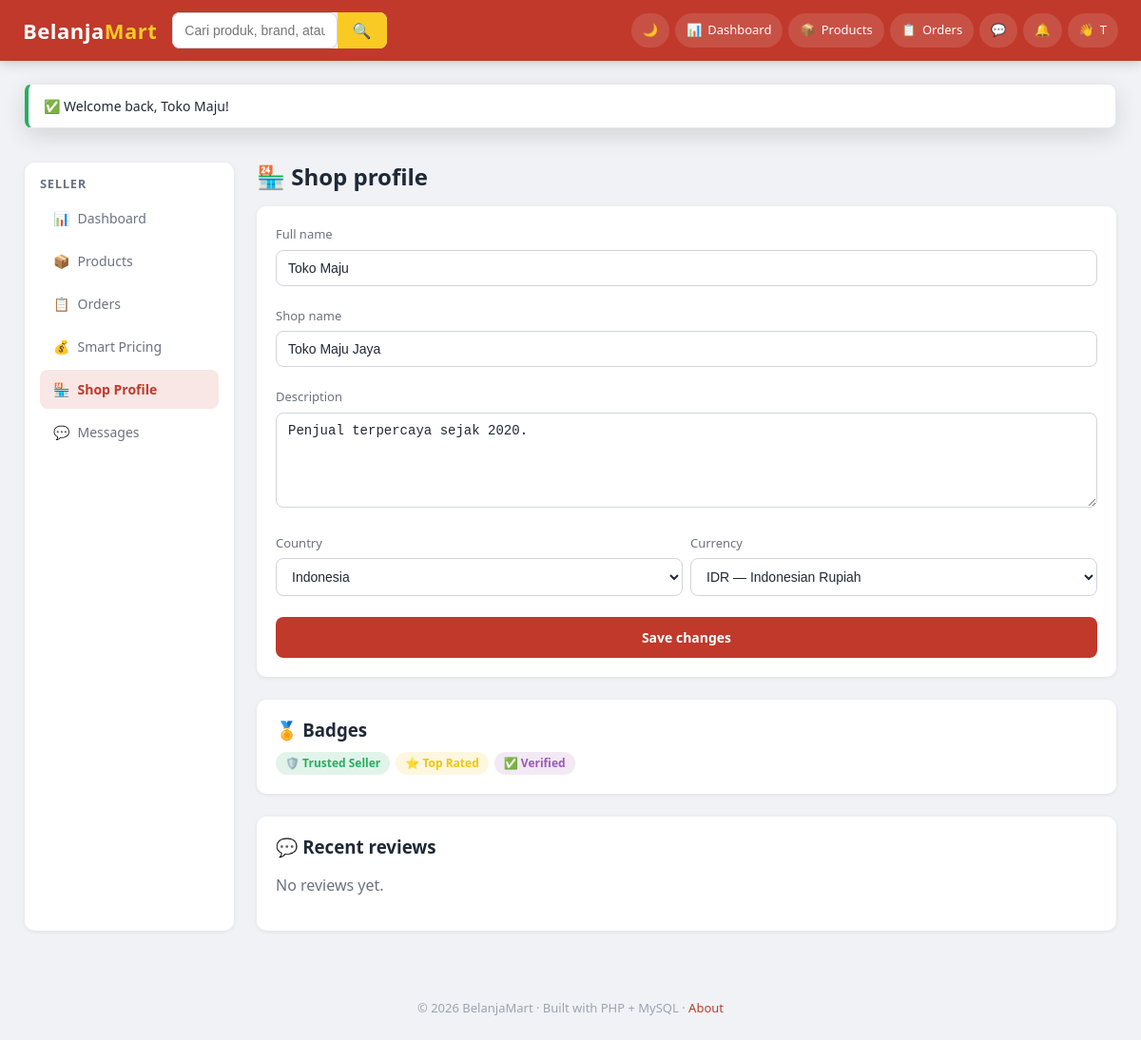
The page /frontend/pages/seller/profile.php (signed in) on the database its author committed.
### tables this page shows
CREATE TABLE seller_profiles (
    user_id        INT PRIMARY KEY,
    shop_name      VARCHAR(120) NOT NULL,
    description    TEXT,
    banner         VARCHAR(255) DEFAULT NULL,
     
    avg_rating         DECIMAL(3,2)  NOT NULL DEFAULT 0,
    total_reviews      INT NOT NULL DEFAULT 0,
    total_sales        INT NOT NULL DEFAULT 0,         
    total_cancellations INT NOT NULL DEFAULT 0,
    response_time_min  INT NOT NULL DEFAULT 0,         
    cancellation_rate  DECIMAL(5,2) NOT NULL DEFAULT 0,    
    delivery_success_rate DECIMAL(5,2) NOT NULL DEFAULT 100,
    is_verified        TINYINT(1) NOT NULL DEFAULT 0,
    FOREIGN KEY (user_id) REFERENCES users(user_id) ON DELETE CASCADE
);

CREATE TABLE users (
    user_id        INT AUTO_INCREMENT PRIMARY KEY,
    name           VARCHAR(100) NOT NULL,
    email          VARCHAR(150) NOT NULL UNIQUE,
    password       VARCHAR(255) NOT NULL,
    role           ENUM('buyer','seller','admin') NOT NULL DEFAULT 'buyer',
    avatar         VARCHAR(255) DEFAULT NULL,
    phone          VARCHAR(30)  DEFAULT NULL,
    country_code   CHAR(2)      DEFAULT 'ID',
    preferred_currency CHAR(3)  DEFAULT 'IDR',
    is_verified    TINYINT(1)   NOT NULL DEFAULT 0,     
    is_active      TINYINT(1)   NOT NULL DEFAULT 1,
    last_login_at  TIMESTAMP    NULL,
    created_at     TIMESTAMP DEFAULT CURRENT_TIMESTAMP,
    updated_at     TIMESTAMP DEFAULT CURRENT_TIMESTAMP ON UPDATE CURRENT_TIMESTAMP,
    FOREIGN KEY (country_code)       REFERENCES countries(country_code),
    FOREIGN KEY (preferred_currency) REFERENCES currencies(currency_code)
);

CREATE TABLE countries (
    country_code   CHAR(2) PRIMARY KEY,            
    country_name   VARCHAR(80)  NOT NULL,
    currency_code  CHAR(3)      NOT NULL,          
    tax_rate       DECIMAL(5,4) NOT NULL DEFAULT 0,     
    base_shipping  DECIMAL(10,2) NOT NULL DEFAULT 0     
);

CREATE TABLE currencies (
    currency_code  CHAR(3) PRIMARY KEY,             
    symbol         VARCHAR(8)   NOT NULL,
    name           VARCHAR(60)  NOT NULL,
     
    rate_to_usd    DECIMAL(18,6) NOT NULL DEFAULT 1,
    updated_at     TIMESTAMP DEFAULT CURRENT_TIMESTAMP ON UPDATE CURRENT_TIMESTAMP
);

CREATE TABLE badges (
    badge_id    INT AUTO_INCREMENT PRIMARY KEY,
    code        VARCHAR(40) UNIQUE NOT NULL,
    label       VARCHAR(80) NOT NULL,
    description VARCHAR(255),
    icon        VARCHAR(20) DEFAULT '🏅',
    color       VARCHAR(20) DEFAULT '#f1c40f'
);

### backend/core/Database.php (called while the page is built, shortened)
<?php
class Database
{
    private static ?PDO $pdo = null;
    public static function pdo(): PDO
    {
        if (self::$pdo instanceof PDO) {
            return self::$pdo;
        }
        $cfg  = config('db');
        $dsn  = sprintf(
            'mysql:host=%s;port=%d;dbname=%s;charset=%s',
            $cfg['host'], $cfg['port'], $cfg['database'], $cfg['charset']
        );
        try {
            self::$pdo = new PDO($dsn, $cfg['username'], $cfg['password'], [
                PDO::ATTR_ERRMODE            => PDO::ERRMODE_EXCEPTION,
                PDO::ATTR_DEFAULT_FETCH_MODE => PDO::FETCH_ASSOC,
                PDO::ATTR_EMULATE_PREPARES   => false,
            ]);
        } catch (PDOException $e) {
            http_response_code(500);
            die('Database connection failed: ' . $e->getMessage());
        }
        return self::$pdo;
    }
    public static function run(string $sql, array $params = []): PDOStatement
    {
        $stmt = self::pdo()->prepare($sql);
        $stmt->execute($params);
        return $stmt;
    }
    public static function one(string $sql, array $params = []): ?array
    {
        $row = self::run($sql, $params)->fetch();
        return $row ?: null;
    }
    public static function all(string $sql, array $params = []): array
    {
        return self::run($sql, $params)->fetchAll();
    }
}

### backend/models/UserModel.php (called while the page is built, shortened)
<?php
class UserModel
{
    public static function sellerProfile(int $userId): ?array
    {
        return Database::one("
            SELECT u.user_id, u.name, u.email, u.avatar, u.country_code,
                   u.preferred_currency, u.created_at, u.last_login_at,
                   sp.shop_name, sp.description, sp.banner,
                   sp.avg_rating, sp.total_reviews, sp.total_sales,
                   sp.total_cancellations, sp.cancellation_rate,
                   sp.delivery_success_rate, sp.response_time_min, sp.is_verified
            FROM users u
            JOIN seller_profiles sp ON sp.user_id = u.user_id
            WHERE u.user_id = ? AND u.role = 'seller'
        ", [$userId]);
    }
    public static function badges(int $userId): array
    {
        return Database::all("
            SELECT b.*
            FROM seller_badges sb
            JOIN badges b ON b.badge_id = sb.badge_id
            WHERE sb.user_id = ?
        ", [$userId]);
    }
}

### backend/config/bootstrap.php (called while the page is built, shortened)
<?php
if (!defined('BM_BOOTSTRAPPED')) {
    $cfg = $GLOBALS['BM_CONFIG'];
    spl_autoload_register(function ($class) {
        $roots = [
            __DIR__ . '/../core/',
            __DIR__ . '/../models/',
            __DIR__ . '/../services/',
            __DIR__ . '/../controllers/',
            __DIR__ . '/../middleware/',
        ];
        foreach ($roots as $root) {
            $file = $root . $class . '.php';
            if (is_file($file)) {
                return;
            }
        }
    });
    foreach (['uploads', 'chat', 'logs'] as $key) {
        $path = $cfg['storage'][$key] ?? null;
        if ($path && !is_dir($path)) {
            @mkdir($path, 0777, true);
        }
    }
    require_once __DIR__ . '/../core/helpers.php';
}

### frontend/pages/seller/profile.php (the view, shortened to what this page needs)
<?php
require_once __DIR__ . '/../../../backend/config/bootstrap.php';
$user    = current_user();
$profile = UserModel::sellerProfile((int) $user['user_id']);
$badges  = UserModel::badges((int) $user['user_id']);
$reviews = ReviewModel::forSeller((int) $user['user_id']);
layout('header', ['title' => 'Shop profile']);
?>
<div class="layout">
    <div>
        <h2>🏪 Shop profile</h2>
        <div class="card mt-2">
            <form method="POST" class="grid" style="grid-template-columns: 1fr 1fr; gap:8px;">
                <div class="form-row" style="grid-column: span 2;"><label>Full name</label>
                    <input type="text" name="name" value="<?= e($user['name']) ?>" required></div>
                <div class="form-row" style="grid-column: span 2;"><label>Shop name</label>
                    <input type="text" name="shop_name" value="<?= e($profile['shop_name'] ?? '') ?>" required></div>
                <div class="form-row" style="grid-column: span 2;"><label>Description</label>
                    <textarea name="description"><?= e($profile['description'] ?? '') ?></textarea></div>
                <div class="form-row"><label>Country</label>
                    <select name="country_code">
                        <?php foreach (Database::all("SELECT * FROM countries ORDER BY country_name") as $c): ?>
                            <option value="<?= e($c['country_code']) ?>" <?= ($c['country_code'] === ($user['country'] ?? 'ID')) ? 'selected' : '' ?>>
                                <?= e($c['country_name']) ?>
                            </option>
                        <?php endforeach; ?>
                    </select>
                </div>
                <div class="form-row"><label>Currency</label>
                    <select name="preferred_currency">
                        <?php foreach (Database::all("SELECT * FROM currencies") as $c): ?>
                            <option value="<?= e($c['currency_code']) ?>" <?= ($c['currency_code'] === ($user['currency'] ?? 'IDR')) ? 'selected' : '' ?>>
                                <?= e($c['currency_code']) ?> — <?= e($c['name']) ?>
                            </option>
                        <?php endforeach; ?>
                    </select>
                </div>
                <button class="btn btn-primary" type="submit" style="grid-column: span 2;">Save changes</button>
            </form>
        </div>
        <div class="card mt-3">
            <h3>🏅 Badges</h3>
            <?php if (empty($badges)): ?>
                <p class="text-muted">Earn your first badge by completing more sales and getting reviews.</p>
            <?php else: ?>
                <?php component('seller_badge', ['badges' => $badges]); ?>
            <?php endif; ?>
        </div>
        <div class="card mt-3">
            <h3>💬 Recent reviews</h3>
            <?php if (empty($reviews)): ?>
                <p class="text-muted">No reviews yet.</p>
            <?php else: foreach (array_slice($reviews, 0, 6) as $r): ?>
                <div style="border-bottom:1px solid var(--border); padding: 8px 0;">
                    <div class="row" style="justify-content: space-between;">
                        <div class="fw-600"><?= e($r['user_name']) ?> · <?= e($r['product_name']) ?></div>
                        <span>⭐ <?= (int) $r['rating'] ?>/5</span>
                    </div>
                    <div class="text-muted fs-13"><?= e($r['comment']) ?></div>
                </div>
            <?php endforeach; endif; ?>
        </div>
    </div>
</div>

### frontend/components/navbar.php (shortened to what this page needs)
<?php
$role = $user['role'] ?? null;
?>
<header class="topbar">
    <a href="<?= base_url('/') ?>" class="brand">Belanja<span>Mart</span></a>
    <?php if ($role !== 'admin'): ?>
    <form class="search" action="<?= base_url('/frontend/pages/buyer/home.php') ?>" method="GET">
        <input type="text" name="q" placeholder="Cari produk, brand, atau seller..." value="<?= e($_GET['q'] ?? '') ?>">
        <button type="submit">🔍</button>
    </form>
    <?php endif; ?>
    <div class="topbar-actions">
        <button class="icon-btn" data-theme-toggle title="Toggle theme">
            <span class="icon">🌙</span>
        </button>
        <?php if (!$user): ?>
            <a class="pill" href="<?= base_url('/auth/role.php') ?>">Sign in</a>
        <?php else: ?>
            <?php if ($role === 'buyer'): ?>
                <a class="pill" href="<?= base_url('/frontend/pages/buyer/wishlist.php') ?>" title="Wishlist">
                    ❤️ <span class="label">Wishlist</span>
                    <?php if (!empty($wishCount)): ?><span class="badge-count"><?= (int) $wishCount ?></span><?php endif; ?>
                </a>
                <a class="pill" href="<?= base_url('/frontend/pages/buyer/cart.php') ?>" title="Cart">
                    🛒 <span class="label">Cart</span>
                    <?php if (!empty($cartCount)): ?><span class="badge-count"><?= (int) $cartCount ?></span><?php endif; ?>
                </a>
                <a class="pill" href="<?= base_url('/frontend/pages/buyer/orders.php') ?>" title="Orders">
                    📦 <span class="label">Orders</span>
                </a>
            <?php elseif ($role === 'seller'): ?>
                <a class="pill" href="<?= base_url('/frontend/pages/seller/dashboard.php') ?>">📊 <span class="label">Dashboard</span></a>
                <a class="pill" href="<?= base_url('/frontend/pages/seller/products.php') ?>">📦 <span class="label">Products</span></a>
                <a class="pill" href="<?= base_url('/frontend/pages/seller/orders.php') ?>">📋 <span class="label">Orders</span></a>
            <?php elseif ($role === 'admin'): ?>
                <a class="pill" href="<?= base_url('/frontend/pages/admin/dashboard.php') ?>">🛡 Admin</a>
            <?php endif; ?>
            <a class="pill" href="<?= base_url('/frontend/pages/shared/chat.php') ?>" title="Messages">
                💬
            </a>
            <a class="pill" href="<?= base_url('/frontend/pages/shared/notifications.php') ?>" title="Notifications">
                🔔
            </a>
            <a class="pill" href="<?= base_url('/auth/logout.php') ?>" title="Logout">
                👋 <span class="label"><?= e(mb_strtoupper(mb_substr($user['name'], 0, 1))) ?></span>
            </a>
        <?php endif; ?>
    </div>
</header>

### frontend/components/seller_badge.php
<?php
$badges = $badges ?? [];
?>
<div class="row" style="gap:6px;">
    <?php foreach ($badges as $b): ?>
        <span class="tag" style="background: <?= e($b['color']) ?>22; color: <?= e($b['color']) ?>;">
            <?= e($b['icon']) ?> <?= e($b['label']) ?>
        </span>
    <?php endforeach; ?>
</div>

### frontend/assets/css/style.css (style rules this page uses)
:root { --color-primary: #c0392b; --color-primary-hover: #a93226; --color-accent: #f9ca24; --color-success: #27ae60; --color-warning: #e67e22; --color-danger: #e74c3c; --color-info: #2980b9; --bg-body: #f0f2f5; --bg-surface: #ffffff; --bg-muted: #f8f9fa; --bg-elevated: #ffffff; --border: #e7e7eb; --border-strong: #d1d5db; --text: #1f2937; --text-muted: #6b7280; --text-soft: #9ca3af; --shadow-sm: 0 1px 2px rgba(0,0,0,.06); --shadow: 0 1px 4px rgba(0,0,0,.08); --shadow-lg: 0 8px 24px rgba(0,0,0,.12); --radius-sm: 6px; --radius: 10px; --radius-lg: 16px; --transition: 200ms cubic-bezier(.4,0,.2,1); --topbar-h: 64px; }
*, *::before, *::after { box-sizing: border-box; }
html, body { margin: 0; padding: 0; }
body { font-family: 'Segoe UI', system-ui, -apple-system, Roboto, Arial, sans-serif; background: var(--bg-body); color: var(--text); line-height: 1.5; transition: background var(--transition), color var(--transition); min-height: 100vh; }
a { color: var(--color-primary); text-decoration: none; }
button { font: inherit; cursor: pointer; }
h1,h2,h3,h4,h5 { margin: 0; line-height: 1.25; }
.row { display: flex; flex-wrap: wrap; gap: 16px; }
.grid { display: grid; gap: 16px; }
.text-muted { color: var(--text-muted); }
.mt-2 { margin-top: 16px; }
.mt-3 { margin-top: 24px; }
.topbar { background: var(--color-primary); color: #fff; height: var(--topbar-h); display: flex; align-items: center; gap: 16px; padding: 0 24px; position: sticky; top: 0; z-index: 100; box-shadow: 0 2px 12px rgba(0,0,0,.18); }
.topbar a { color: #fff; }
.topbar .brand { font-size: 22px; font-weight: 800; letter-spacing: .5px; white-space: nowrap; }
.topbar .brand span { color: var(--color-accent); }
.search { flex: 1; max-width: 540px; display: flex; background: rgba(255,255,255,.95); border-radius: 8px; overflow: hidden; }
.search input { flex: 1; border: 0; padding: 10px 14px; font-size: 14px; outline: none; background: transparent; color: #1f2937; }
.search button { border: 0; padding: 0 16px; background: var(--color-accent); color: #1f2937; font-weight: 700; }
.topbar-actions { display: flex; align-items: center; gap: 6px; }
.topbar-actions .icon-btn, .topbar-actions .pill { color: #fff; background: rgba(255,255,255,.12); border: 0; padding: 8px 12px; border-radius: 22px; font-size: 13px; display: inline-flex; align-items: center; gap: 6px; transition: background var(--transition); }
.card { background: var(--bg-surface); border-radius: var(--radius); box-shadow: var(--shadow); padding: 20px; }
.card h2, .card h3 { margin-bottom: 12px; }
.btn { display: inline-flex; align-items: center; justify-content: center; gap: 8px; padding: 10px 16px; border-radius: 8px; border: 1px solid transparent; font-weight: 600; font-size: 14px; cursor: pointer; transition: background var(--transition), transform var(--transition), box-shadow var(--transition); text-decoration: none; background: var(--bg-muted); color: var(--text); }
.btn-primary { background: var(--color-primary); color: #fff; }
.form-row { margin-bottom: 14px; }
.form-row label { display: block; font-size: 13px; color: var(--text-muted); margin-bottom: 6px; font-weight: 500; }
.input, .textarea, .select, input[type=text], input[type=email], input[type=password], input[type=number], textarea, select { width: 100%; background: var(--bg-surface); color: var(--text); border: 1px solid var(--border-strong); border-radius: 8px; padding: 10px 12px; font-size: 14px; transition: border-color var(--transition), box-shadow var(--transition); }
textarea { min-height: 100px; resize: vertical; }
.tag { display: inline-flex; align-items: center; gap: 4px; padding: 3px 10px; border-radius: 999px; font-size: 12px; font-weight: 600; background: var(--bg-muted); color: var(--text-muted); }
.layout { display: grid; grid-template-columns: 220px 1fr; gap: 24px; padding: 24px 0; }

### rows shown on the page
seller_profiles: user_id.name "T", name "Toko Maju", shop_name "Toko Maju Jaya", description "Penjual terpercaya sejak 2020."
users: country_code "Indonesia", preferred_currency "IDR — Indonesian Rupiah"
badges: icon "🛡️", label "Trusted Seller"
badges: icon "⭐", label "Top Rated"
badges: icon "✅", label "Verified"

### other values the page prints
$ok "Welcome back, Toko Maju!"
$icon "📊"
$label "Dashboard"
$icon "📦"
$label "Products"
$icon "📋"
$label "Orders"
$icon "💰"
$label "Smart Pricing"
$icon "🏪"
$label "Shop Profile"
